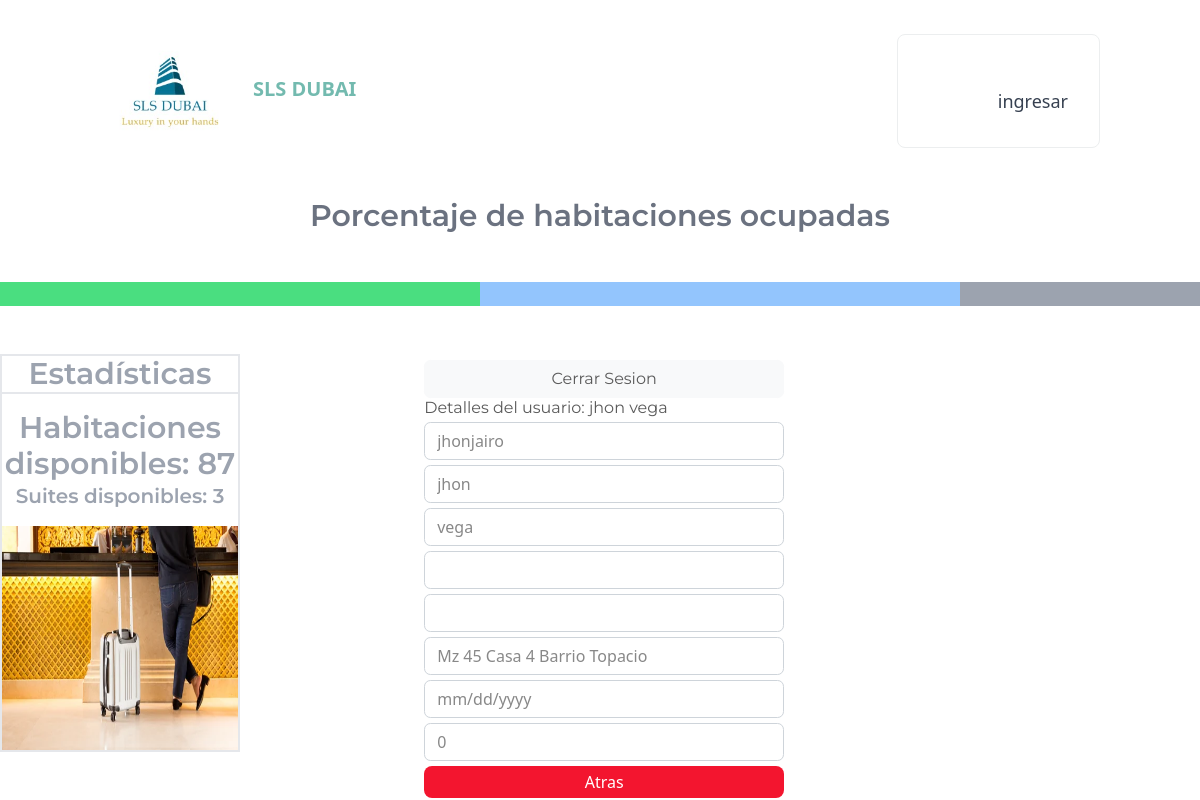
The page /ver/9 on the database as committed earlier.
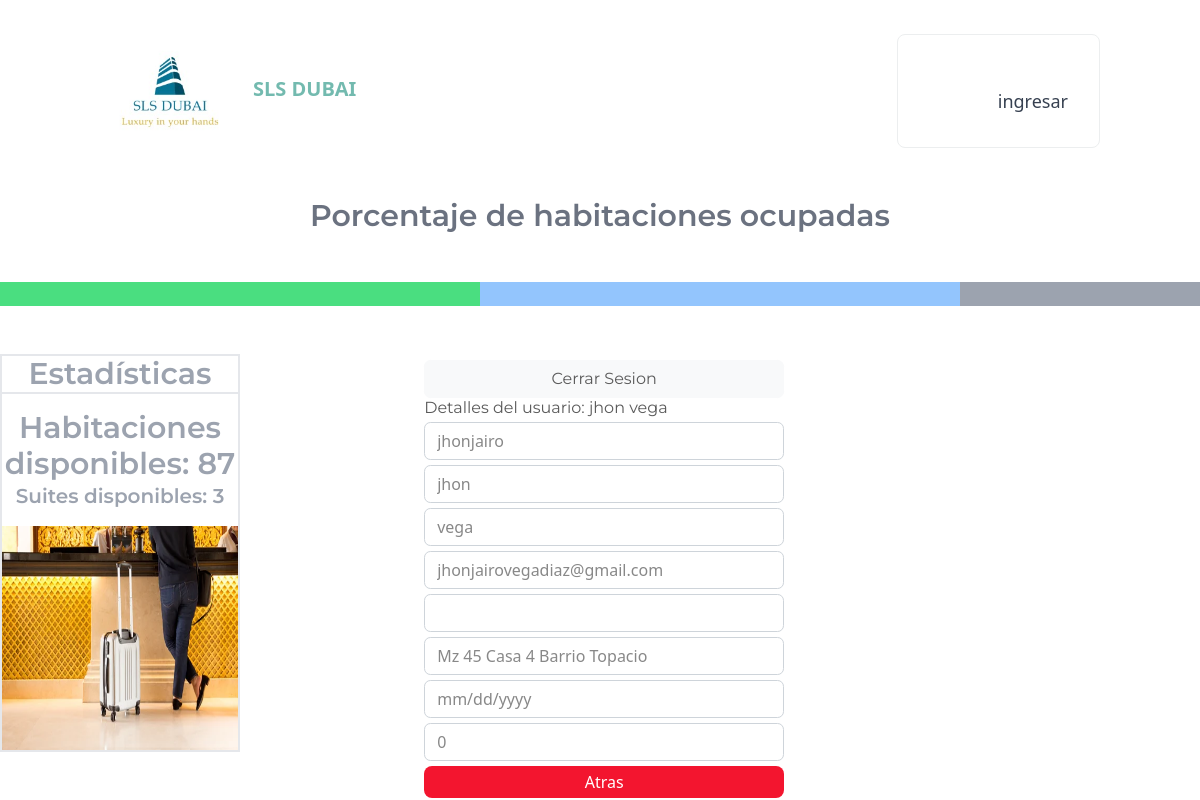
The same page on the database as committed later.
### tables this page shows
CREATE TABLE usuarios (id INTEGER NOT NULL CONSTRAINT usuarios_pk PRIMARY KEY AUTOINCREMENT UNIQUE, usuario TEXT UNIQUE NOT NULL, nombre TEXT, apellido TEXT, correo TEXT NOT NULL UNIQUE, celular TEXT DEFAULT 0, direccion TEXT, fecha TEXT, pasword TEXT NOT NULL, super INT DEFAULT (0) NOT NULL);

### app.py (the view)
@app.route('/ver/<int:id>')
def ver(id):
    usuario = scripts.obenter_usuario_id(id)
    return render_template('ver.html', usuario=usuario)

### app.py (called while the page is built)
@app.before_request
def before_request():
    if 'user' not in session and request.endpoint in ['super_menu']:
        return redirect('/')
    elif 'user' not in session and request.endpoint in ['room']:
        return redirect('/')

### db/scripts.py (called while the page is built)
def conexion_bd():
    try:
        conexion = sqlite3.connect(os.path.dirname(os.path.abspath(__file__))+'/basedatos.sqlite')
        return conexion
    except:
        print('Error de conexion bd')

def obenter_usuario_id(id):
    query = "select * from usuarios where id={};".format(id)
    conexion = conexion_bd()
    cursor = conexion.cursor()
    cursor.execute(query)
    usuario = cursor.fetchone()
    conexion.commit()
    conexion.close()
    return usuario

### templates/ver.html
{% extends 'user_main.html' %}
{% block src %}
<link rel="stylesheet" href="{{url_for('static',filename='css/styles.css')}}" />
<link rel="stylesheet" href="{{url_for('static',filename='css/bootstrap.css')}}" />
{% endblock %}
{% block body_user %}
<div class="contenedor">
    <div id="formulario_crear" class="flex flex-col">
    <button class="btn btn-light float-end" id="cerrar_sesion">Cerrar Sesion</button>
    <h3>Detalles del usuario: {{ usuario[2] }} {{ usuario[3] }}</h3>
    <input class="form-control" type="text" name="usuario" id="usuario" readonly="readonly" value="{{usuario[1]}}" >
    <input class="form-control" type="text" name="nombre" id="nombre" readonly="readonly" value="{{usuario[2]}}" >
    <input class="form-control" type="text" name="apellido" id="apellido" readonly="readonly" value="{{usuario[3]}}" >
    <input class="form-control" type="email" name="correo" id="correo" readonly="readonly" value={{usuario[4]}} >
    <input class="form-control" type="number" name="celular" id="celular" readonly="readonly" value={{usuario[5]}} >
    <input class="form-control" type="text" name="direccion" id="direccion" readonly="readonly" value="{{usuario[6]}}" >
    <input class="form-control" type="date" name="fecha_nacimiento" id="fecha_nacimiento" readonly="readonly" value={{usuario[7]}} >
    <input class="form-control" type="number" name="Clase" id="clase" readonly="readonly" value={{usuario[9]}}>
    <button class="bg-[#F3152F] text-white px-6 py-1 rounded-lg" id="cancelar_usuario" onclick="location.href='/editUsers'" >Atras</button>
    </div>
</div>
{% endblock %}

### templates/user_main.html (shortened to what this page needs)
{% extends 'base.html' %}
{% block body %}
<header class="mb-10">
  <nav class="bg-white border-gray-200 px-2 sm:px-4 py-2.5 dark:bg-gray-900">
    <div class="container flex flex-wrap justify-between items-center mx-auto">
      <a class="flex items-center">
        <img src={{ url_for('static', filename='images/lgo sls.jpeg') }} class="mr-3 h-24">
        <span class="self-center text-xl font-semibold whitespace-nowrap text-[#73baaf]">SLS DUBAI</span>
      </a>
      <div class="hidden w-full md:block md:w-auto" id="navbar-default">
        <ul
          class="flex flex-col p-4 mt-4 bg-gray-50 rounded-lg border border-gray-100 md:flex-row md:space-x-8 md:mt-0 md:text-sm md:font-medium md:border-0 md:bg-white dark:bg-gray-800 md:dark:bg-gray-900 dark:border-gray-700">
          <li>
            <a href="/"
              class="block text-lg py-2 pr-4 pl-3 text-white bg-blue-700 rounded md:bg-transparent md:text-blue-700 md:p-0 dark:text-white"
              aria-current="page">Home</a>
          </li>
          <li>
            <a href="/user"
              class="block text-lg py-2 pr-4 pl-3 text-gray-700 rounded hover:bg-gray-100 md:hover:bg-transparent md:border-0 md:hover:text-blue-700 md:p-0 dark:text-gray-400 md:dark:hover:text-white dark:hover:bg-gray-700 dark:hover:text-white md:dark:hover:bg-transparent">ingresar</a>
          </li>
        </ul>
      </div>
    </div>
  </nav>
</header>
<div class="linea">
    <h2 class="text-center text-3xl font-semibold text-gray-500">
      Porcentaje de habitaciones ocupadas
    </h2>
    <div class="flex my-5">
      <div class="h-6 bg-green-400 w-2/5">
      </div>
      <div class="h-6 bg-blue-300 w-2/5">
      </div>
      <div class="h-6 bg-gray-400 w-1/5"></div>
    </div>
  </div>
<div class="lado">
      <div class="flex flex-col border-2">
        <h4 class="text-center font-semibold text-gray-400 text-3xl border-b-2">Estadísticas</h4>
        <div class="my-3">
          <h5 class="text-center font-semibold text-gray-400 text-3xl">Habitaciones disponibles: 87</h5>
          <h6 class="text-center font-semibold text-gray-400 text-xl">Suites disponibles: 3</h6>
        </div>
        <div>
        <img class="h-56" src={{ url_for('static', filename='images/pra usuario.webp') }}>
        </div>
      </div>
</div>
{% block body_user%}
{% endblock %}
{% endblock %}

### templates/base.html (shortened to what this page needs)
<!DOCTYPE html>
<html lang="en">
<head>
    <link rel="stylesheet" href="{{url_for('static',filename='css/main.css')}}" />
    {% block src %} {% endblock %}
</head>
<body>
    {% block body %}
    {% endblock %}
</body>
    <script src="https://cdn.tailwindcss.com/"></script>
</html>

### static/css/main.css (style rules this page uses)
html { line-height: 1.5; -webkit-text-size-adjust: 100%; -moz-tab-size: 4; -o-tab-size: 4; tab-size: 4; font-family: ui-sans-serif, system-ui, -apple-system, BlinkMacSystemFont, "Segoe UI", Roboto, "Helvetica Neue", Arial, "Noto Sans", sans-serif, "Apple Color Emoji", "Segoe UI Emoji", "Segoe UI Symbol", "Noto Color Emoji"; }
body { margin: 0; line-height: inherit; }
h1, h2, h3, h4, h5, h6 { font-size: inherit; font-weight: inherit; }
a { color: inherit; text-decoration: inherit; }
button, input, optgroup, select, textarea { font-family: inherit; font-size: 100%; font-weight: inherit; line-height: inherit; color: inherit; margin: 0; padding: 0; }
button, select { text-transform: none; }
button, [type='button'], [type='reset'], [type='submit'] { -webkit-appearance: button; background-color: transparent; background-image: none; }
blockquote, dl, dd, h1, h2, h3, h4, h5, h6, hr, figure, p, pre { margin: 0; }
ol, ul, menu { list-style: none; margin: 0; padding: 0; }
input::placeholder, textarea::placeholder { opacity: 1; color: #9ca3af; }
button, [role="button"] { cursor: pointer; }
img, svg, video, canvas, audio, iframe, embed, object { display: block; vertical-align: middle; }
img, video { max-width: 100%; height: auto; }

### static/css/styles.css (style rules this page uses)
header { background: #ffffff; padding-top: 0px; padding-bottom: 0px; }
header div, header a { display: inline-block; }
header a { float: right; margin-top: 20px; margin-right: 10%; }
#formulario_crear { width: 50%; margin-left: auto; margin-right: auto; }
#formulario_crear input { margin-top: 5px; }
#cancelar_usuario, #btn_crear { margin-top: 5px; display: inline-block; }
.lado { width: 20%; }
.lado, .contenedor { display: inline-block; }
.contenedor { width: 60%; margin-left: auto; margin-right: auto; }

Rows that differ between the two databases and show on the page:
changed usuarios "jhon": correo (not shown) → "jhonjairovegadiaz@gmail.com"
